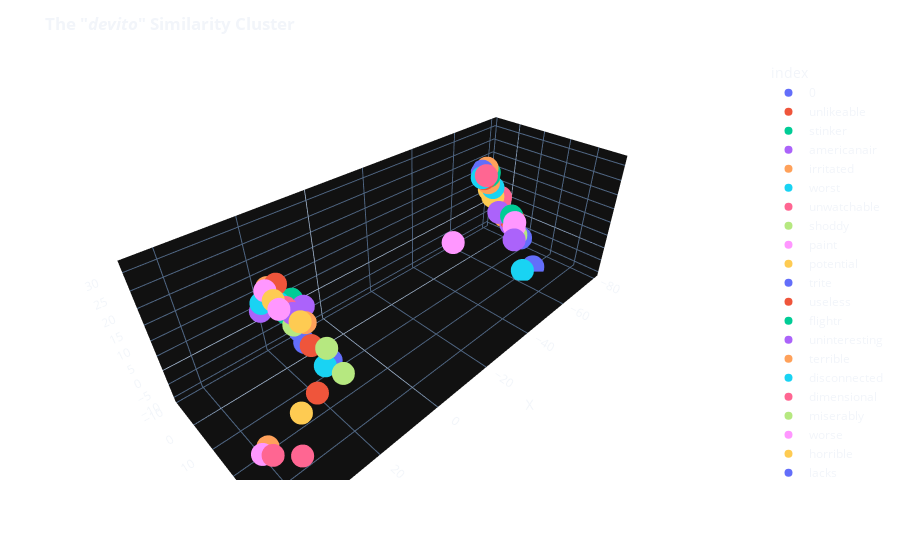

The notebook cell this image was saved under:
### Markdown cell above
Now, let us visualize these word embedding projections in 3D space.

### Code cell
fig = px.scatter_3d(
    cluster, x="0", y="1", z="2", color=cluster.index,
    labels={'0': 'X', '1': 'Y', '2': 'Z'}
)
fig.update_layout(template='plotly_dark',
                  title=f'<b>The "<i>devito</i>" Similarity Cluster</b>',
                  paper_bgcolor='rgba(0, 0, 0, 0)',
                  plot_bgcolor='rgba(0, 0, 0, 0)')

fig.show()

### Figure 1 — Plotly figure (JSON) as saved in the notebook; plotly's stock layout.template omitted (floating-point values rounded to 4 significant figures)
{"data": [{"hovertemplate": "index=0<br>X=%{x}<br>Y=%{y}<br>Z=%{z}<extra></extra>", "legendgroup": "0", "marker": {"color": "#636efa", "symbol": "circle"}, "mode": "markers", "name": "0", "scene": "scene", "showlegend": true, "type": "scatter3d", "x": [28.34], "y": [28.1], "z": [22.69]}, {"hovertemplate": "index=unlikeable<br>X=%{x}<br>Y=%{y}<br>Z=%{z}<extra></extra>", "legendgroup": "unlikeable", "marker": {"color": "#EF553B", "symbol": "circle"}, "mode": "markers", "name": "unlikeable", "scene": "scene", "showlegend": true, "type": "scatter3d", "x": [28.02], "y": [29.89], "z": [22.83]}, {"hovertemplate": "index=stinker<br>X=%{x}<br>Y=%{y}<br>Z=%{z}<extra></extra>", "legendgroup": "stinker", "marker": {"color": "#00cc96", "symbol": "circle"}, "mode": "markers", "name": "stinker", "scene": "scene", "showlegend": true, "type": "scatter3d", "x": [28.33], "y": [22.48], "z": [27.1]}, {"hovertemplate": "index=americanair<br>X=%{x}<br>Y=%{y}<br>Z=%{z}<extra></extra>", "legendgroup": "americanair", "marker": {"color": "#ab63fa", "symbol": "circle"}, "mode": "markers", "name": "americanair", "scene": "scene", "showlegend": true, "type": "scatter3d", "x": [31.26], "y": [17.27], "z": [26.16]}, {"hovertemplate": "index=irritated<br>X=%{x}<br>Y=%{y}<br>Z=%{z}<extra></extra>", "legendgroup": "irritated", "marker": {"color": "#FFA15A", "symbol": "circle"}, "mode": "markers", "name": "irritated", "scene": "scene", "showlegend": true, "type": "scatter3d", "x": [41.91], "y": [30.75], "z": [4.6]}, {"hovertemplate": "index=worst<br>X=%{x}<br>Y=%{y}<br>Z=%{z}<extra></extra>", "legendgroup": "worst", "marker": {"color": "#19d3f3", "symbol": "circle"}, "mode": "markers", "name": "worst", "scene": "scene", "showlegend": true, "type": "scatter3d", "x": [30.57], "y": [16.82], "z": [27.6]}, {"hovertemplate": "index=unwatchable<br>X=%{x}<br>Y=%{y}<br>Z=%{z}<extra></extra>", "legendgroup": "unwatchable", "marker": {"color": "#FF6692", "symbol": "circle"}, "mode": "markers", "name": "unwatchable", "scene": "scene", "showlegend": true, "type": "scatter3d", "x": [28.48], "y": [22.99], "z": [28.89]}, {"hovertemplate": "index=shoddy<br>X=%{x}<br>Y=%{y}<br>Z=%{z}<extra></extra>", "legendgroup": "shoddy", "marker": {"color": "#B6E880", "symbol": "circle"}, "mode": "markers", "name": "shoddy", "scene": "scene", "showlegend": true, "type": "scatter3d", "x": [28.67], "y": [25.52], "z": [25.93]}, {"hovertemplate": "index=paint<br>X=%{x}<br>Y=%{y}<br>Z=%{z}<extra></extra>", "legendgroup": "paint", "marker": {"color": "#FF97FF", "symbol": "circle"}, "mode": "markers", "name": "paint", "scene": "scene", "showlegend": true, "type": "scatter3d", "x": [43.57], "y": [31.3], "z": [4.3]}, {"hovertemplate": "index=potential<br>X=%{x}<br>Y=%{y}<br>Z=%{z}<extra></extra>", "legendgroup": "potential", "marker": {"color": "#FECB52", "symbol": "circle"}, "mode": "markers", "name": "potential", "scene": "scene", "showlegend": true, "type": "scatter3d", "x": [35.06], "y": [34.33], "z": [12.26]}, {"hovertemplate": "index=trite<br>X=%{x}<br>Y=%{y}<br>Z=%{z}<extra></extra>", "legendgroup": "trite", "marker": {"color": "#636efa", "symbol": "circle"}, "mode": "markers", "name": "trite", "scene": "scene", "showlegend": true, "type": "scatter3d", "x": [25.98], "y": [33.17], "z": [19.55]}, {"hovertemplate": "index=useless<br>X=%{x}<br>Y=%{y}<br>Z=%{z}<extra></extra>", "legendgroup": "useless", "marker": {"color": "#EF553B", "symbol": "circle"}, "mode": "markers", "name": "useless", "scene": "scene", "showlegend": true, "type": "scatter3d", "x": [27.43], "y": [18.52], "z": [31.8]}, {"hovertemplate": "index=flightr<br>X=%{x}<br>Y=%{y}<br>Z=%{z}<extra></extra>", "legendgroup": "flightr", "marker": {"color": "#00cc96", "symbol": "circle"}, "mode": "markers", "name": "flightr", "scene": "scene", "showlegend": true, "type": "scatter3d", "x": [25.76], "y": [20.9], "z": [28.3]}, {"hovertemplate": "index=uninteresting<br>X=%{x}<br>Y=%{y}<br>Z=%{z}<extra></extra>", "legendgroup": "uninteresting", "marker": {"color": "#ab63fa", "symbol": "circle"}, "mode": "markers", "name": "uninteresting", "scene": "scene", "showlegend": true, "type": "scatter3d", "x": [27.97], "y": [24.52], "z": [27.94]}, {"hovertemplate": "index=terrible<br>X=%{x}<br>Y=%{y}<br>Z=%{z}<extra></extra>", "legendgroup": "terrible", "marker": {"color": "#FFA15A", "symbol": "circle"}, "mode": "markers", "name": "terrible", "scene": "scene", "showlegend": true, "type": "scatter3d", "x": [28.67], "y": [16.89], "z": [30.71]}, {"hovertemplate": "index=disconnected<br>X=%{x}<br>Y=%{y}<br>Z=%{z}<extra></extra>", "legendgroup": "disconnected", "marker": {"color": "#19d3f3", "symbol": "circle"}, "mode": "markers", "name": "disconnected", "scene": "scene", "showlegend": true, "type": "scatter3d", "x": [27.48], "y": [33.19], "z": [19.12]}, {"hovertemplate": "index=dimensional<br>X=%{x}<br>Y=%{y}<br>Z=%{z}<extra></extra>", "legendgroup": "dimensional", "marker": {"color": "#FF6692", "symbol": "circle"}, "mode": "markers", "name": "dimensional", "scene": "scene", "showlegend": true, "type": "scatter3d", "x": [38.36], "y": [37.96], "z": [5.269]}, {"hovertemplate": "index=miserably<br>X=%{x}<br>Y=%{y}<br>Z=%{z}<extra></extra>", "legendgroup": "miserably", "marker": {"color": "#B6E880", "symbol": "circle"}, "mode": "markers", "name": "miserably", "scene": "scene", "showlegend": true, "type": "scatter3d", "x": [25.77], "y": [36.72], "z": [18.33]}, {"hovertemplate": "index=worse<br>X=%{x}<br>Y=%{y}<br>Z=%{z}<extra></extra>", "legendgroup": "worse", "marker": {"color": "#FF97FF", "symbol": "circle"}, "mode": "markers", "name": "worse", "scene": "scene", "showlegend": true, "type": "scatter3d", "x": [30.12], "y": [23.41], "z": [29.61]}, {"hovertemplate": "index=horrible<br>X=%{x}<br>Y=%{y}<br>Z=%{z}<extra></extra>", "legendgroup": "horrible", "marker": {"color": "#FECB52", "symbol": "circle"}, "mode": "markers", "name": "horrible", "scene": "scene", "showlegend": true, "type": "scatter3d", "x": [29.71], "y": [20.9], "z": [30.17]}, {"hovertemplate": "index=lacks<br>X=%{x}<br>Y=%{y}<br>Z=%{z}<extra></extra>", "legendgroup": "lacks", "marker": {"color": "#636efa", "symbol": "circle"}, "mode": "markers", "name": "lacks", "scene": "scene", "showlegend": true, "type": "scatter3d", "x": [27.76], "y": [25.85], "z": [24.0]}, {"hovertemplate": "index=absurd<br>X=%{x}<br>Y=%{y}<br>Z=%{z}<extra></extra>", "legendgroup": "absurd", "marker": {"color": "#EF553B", "symbol": "circle"}, "mode": "markers", "name": "absurd", "scene": "scene", "showlegend": true, "type": "scatter3d", "x": [31.6], "y": [35.72], "z": [16.43]}, {"hovertemplate": "index=uninspired<br>X=%{x}<br>Y=%{y}<br>Z=%{z}<extra></extra>", "legendgroup": "uninspired", "marker": {"color": "#00cc96", "symbol": "circle"}, "mode": "markers", "name": "uninspired", "scene": "scene", "showlegend": true, "type": "scatter3d", "x": [26.48], "y": [21.96], "z": [26.78]}, {"hovertemplate": "index=redeeming<br>X=%{x}<br>Y=%{y}<br>Z=%{z}<extra></extra>", "legendgroup": "redeeming", "marker": {"color": "#ab63fa", "symbol": "circle"}, "mode": "markers", "name": "redeeming", "scene": "scene", "showlegend": true, "type": "scatter3d", "x": [25.56], "y": [24.88], "z": [28.62]}, {"hovertemplate": "index=miscast<br>X=%{x}<br>Y=%{y}<br>Z=%{z}<extra></extra>", "legendgroup": "miscast", "marker": {"color": "#FFA15A", "symbol": "circle"}, "mode": "markers", "name": "miscast", "scene": "scene", "showlegend": true, "type": "scatter3d", "x": [26.68], "y": [26.59], "z": [25.99]}, {"hovertemplate": "index=poorly<br>X=%{x}<br>Y=%{y}<br>Z=%{z}<extra></extra>", "legendgroup": "poorly", "marker": {"color": "#19d3f3", "symbol": "circle"}, "mode": "markers", "name": "poorly", "scene": "scene", "showlegend": true, "type": "scatter3d", "x": [28.5], "y": [20.55], "z": [28.5]}, {"hovertemplate": "index=lacked<br>X=%{x}<br>Y=%{y}<br>Z=%{z}<extra></extra>", "legendgroup": "lacked", "marker": {"color": "#FF6692", "symbol": "circle"}, "mode": "markers", "name": "lacked", "scene": "scene", "showlegend": true, "type": "scatter3d", "x": [42.15], "y": [32.93], "z": [4.207]}, {"hovertemplate": "index=watchable<br>X=%{x}<br>Y=%{y}<br>Z=%{z}<extra></extra>", "legendgroup": "watchable", "marker": {"color": "#B6E880", "symbol": "circle"}, "mode": "markers", "name": "watchable", "scene": "scene", "showlegend": true, "type": "scatter3d", "x": [26.32], "y": [32.72], "z": [22.84]}, {"hovertemplate": "index=waste<br>X=%{x}<br>Y=%{y}<br>Z=%{z}<extra></extra>", "legendgroup": "waste", "marker": {"color": "#FF97FF", "symbol": "circle"}, "mode": "markers", "name": "waste", "scene": "scene", "showlegend": true, "type": "scatter3d", "x": [29.83], "y": [18.3], "z": [31.29]}, {"hovertemplate": "index=fails<br>X=%{x}<br>Y=%{y}<br>Z=%{z}<extra></extra>", "legendgroup": "fails", "marker": {"color": "#FECB52", "symbol": "circle"}, "mode": "markers", "name": "fails", "scene": "scene", "showlegend": true, "type": "scatter3d", "x": [28.01], "y": [27.08], "z": [27.36]}, {"hovertemplate": "index=perfect<br>X=%{x}<br>Y=%{y}<br>Z=%{z}<extra></extra>", "legendgroup": "perfect", "marker": {"color": "#636efa", "symbol": "circle"}, "mode": "markers", "name": "perfect", "scene": "scene", "showlegend": true, "type": "scatter3d", "x": [-72.82], "y": [-7.627], "z": [16.27]}, {"hovertemplate": "index=thirst<br>X=%{x}<br>Y=%{y}<br>Z=%{z}<extra></extra>", "legendgroup": "thirst", "marker": {"color": "#EF553B", "symbol": "circle"}, "mode": "markers", "name": "thirst", "scene": "scene", "showlegend": true, "type": "scatter3d", "x": [-78.6], "y": [4.203], "z": [-1.144]}, {"hovertemplate": "index=surprised<br>X=%{x}<br>Y=%{y}<br>Z=%{z}<extra></extra>", "legendgroup": "surprised", "marker": {"color": "#00cc96", "symbol": "circle"}, "mode": "markers", "name": "surprised", "scene": "scene", "showlegend": true, "type": "scatter3d", "x": [-76.02], "y": [-6.966], "z": [13.47]}, {"hovertemplate": "index=crossfire<br>X=%{x}<br>Y=%{y}<br>Z=%{z}<extra></extra>", "legendgroup": "crossfire", "marker": {"color": "#ab63fa", "symbol": "circle"}, "mode": "markers", "name": "crossfire", "scene": "scene", "showlegend": true, "type": "scatter3d", "x": [-74.75], "y": [0.1184], "z": [1.494]}, {"hovertemplate": "index=rewarded<br>X=%{x}<br>Y=%{y}<br>Z=%{z}<extra></extra>", "legendgroup": "rewarded", "marker": {"color": "#FFA15A", "symbol": "circle"}, "mode": "markers", "name": "rewarded", "scene": "scene", "showlegend": true, "type": "scatter3d", "x": [-77.86], "y": [0.513], "z": [-1.082]}, {"hovertemplate": "index=thank<br>X=%{x}<br>Y=%{y}<br>Z=%{z}<extra></extra>", "legendgroup": "thank", "marker": {"color": "#19d3f3", "symbol": "circle"}, "mode": "markers", "name": "thank", "scene": "scene", "showlegend": true, "type": "scatter3d", "x": [-68.75], "y": [-4.346], "z": [16.13]}, {"hovertemplate": "index=detract<br>X=%{x}<br>Y=%{y}<br>Z=%{z}<extra></extra>", "legendgroup": "detract", "marker": {"color": "#FF6692", "symbol": "circle"}, "mode": "markers", "name": "detract", "scene": "scene", "showlegend": true, "type": "scatter3d", "x": [-78.42], "y": [-2.397], "z": [5.569]}, {"hovertemplate": "index=masterpiece<br>X=%{x}<br>Y=%{y}<br>Z=%{z}<extra></extra>", "legendgroup": "masterpiece", "marker": {"color": "#B6E880", "symbol": "circle"}, "mode": "markers", "name": "masterpiece", "scene": "scene", "showlegend": true, "type": "scatter3d", "x": [-75.11], "y": [-9.054], "z": [13.58]}, {"hovertemplate": "index=scoop<br>X=%{x}<br>Y=%{y}<br>Z=%{z}<extra></extra>", "legendgroup": "scoop", "marker": {"color": "#FF97FF", "symbol": "circle"}, "mode": "markers", "name": "scoop", "scene": "scene", "showlegend": true, "type": "scatter3d", "x": [-76.26], "y": [6.615], "z": [-0.8382]}, {"hovertemplate": "index=pleasantly<br>X=%{x}<br>Y=%{y}<br>Z=%{z}<extra></extra>", "legendgroup": "pleasantly", "marker": {"color": "#FECB52", "symbol": "circle"}, "mode": "markers", "name": "pleasantly", "scene": "scene", "showlegend": true, "type": "scatter3d", "x": [-75.55], "y": [-8.489], "z": [15.51]}, {"hovertemplate": "index=mainstream<br>X=%{x}<br>Y=%{y}<br>Z=%{z}<extra></extra>", "legendgroup": "mainstream", "marker": {"color": "#636efa", "symbol": "circle"}, "mode": "markers", "name": "mainstream", "scene": "scene", "showlegend": true, "type": "scatter3d", "x": [-69.15], "y": [20.99], "z": [-10.31]}, {"hovertemplate": "index=unique<br>X=%{x}<br>Y=%{y}<br>Z=%{z}<extra></extra>", "legendgroup": "unique", "marker": {"color": "#EF553B", "symbol": "circle"}, "mode": "markers", "name": "unique", "scene": "scene", "showlegend": true, "type": "scatter3d", "x": [-77.35], "y": [4.263], "z": [-1.111]}, {"hovertemplate": "index=hilarious<br>X=%{x}<br>Y=%{y}<br>Z=%{z}<extra></extra>", "legendgroup": "hilarious", "marker": {"color": "#00cc96", "symbol": "circle"}, "mode": "markers", "name": "hilarious", "scene": "scene", "showlegend": true, "type": "scatter3d", "x": [-75.58], "y": [-6.497], "z": [15.25]}, {"hovertemplate": "index=ruby<br>X=%{x}<br>Y=%{y}<br>Z=%{z}<extra></extra>", "legendgroup": "ruby", "marker": {"color": "#ab63fa", "symbol": "circle"}, "mode": "markers", "name": "ruby", "scene": "scene", "showlegend": true, "type": "scatter3d", "x": [-67.69], "y": [12.75], "z": [-1.952]}, {"hovertemplate": "index=flawless<br>X=%{x}<br>Y=%{y}<br>Z=%{z}<extra></extra>", "legendgroup": "flawless", "marker": {"color": "#FFA15A", "symbol": "circle"}, "mode": "markers", "name": "flawless", "scene": "scene", "showlegend": true, "type": "scatter3d", "x": [-76.21], "y": [-6.93], "z": [10.79]}, {"hovertemplate": "index=jackass<br>X=%{x}<br>Y=%{y}<br>Z=%{z}<extra></extra>", "legendgroup": "jackass", "marker": {"color": "#19d3f3", "symbol": "circle"}, "mode": "markers", "name": "jackass", "scene": "scene", "showlegend": true, "type": "scatter3d", "x": [-62.79], "y": [20.79], "z": [-8.821]}, {"hovertemplate": "index=anyways<br>X=%{x}<br>Y=%{y}<br>Z=%{z}<extra></extra>", "legendgroup": "anyways", "marker": {"color": "#FF6692", "symbol": "circle"}, "mode": "markers", "name": "anyways", "scene": "scene", "showlegend": true, "type": "scatter3d", "x": [-76.63], "y": [0.3611], "z": [1.118]}, {"hovertemplate": "index=samuel<br>X=%{x}<br>Y=%{y}<br>Z=%{z}<extra></extra>", "legendgroup": "samuel", "marker": {"color": "#B6E880", "symbol": "circle"}, "mode": "markers", "name": "samuel", "scene": "scene", "showlegend": true, "type": "scatter3d", "x": [-75.64], "y": [8.16], "z": [-5.276]}, {"hovertemplate": "index=simplicity<br>X=%{x}<br>Y=%{y}<br>Z=%{z}<extra></extra>", "legendgroup": "simplicity", "marker": {"color": "#FF97FF", "symbol": "circle"}, "mode": "markers", "name": "simplicity", "scene": "scene", "showlegend": true, "type": "scatter3d", "x": [-42.42], "y": [5.879], "z": [5.093]}, {"hovertemplate": "index=pleasant<br>X=%{x}<br>Y=%{y}<br>Z=%{z}<extra></extra>", "legendgroup": "pleasant", "marker": {"color": "#FECB52", "symbol": "circle"}, "mode": "markers", "name": "pleasant", "scene": "scene", "showlegend": true, "type": "scatter3d", "x": [-76.36], "y": [-4.457], "z": [5.87]}, {"hovertemplate": "index=journey<br>X=%{x}<br>Y=%{y}<br>Z=%{z}<extra></extra>", "legendgroup": "journey", "marker": {"color": "#636efa", "symbol": "circle"}, "mode": "markers", "name": "journey", "scene": "scene", "showlegend": true, "type": "scatter3d", "x": [-77.11], "y": [9.453], "z": [-6.69]}, {"hovertemplate": "index=worries<br>X=%{x}<br>Y=%{y}<br>Z=%{z}<extra></extra>", "legendgroup": "worries", "marker": {"color": "#EF553B", "symbol": "circle"}, "mode": "markers", "name": "worries", "scene": "scene", "showlegend": true, "type": "scatter3d", "x": [-74.21], "y": [-7.505], "z": [12.89]}, {"hovertemplate": "index=appreciate<br>X=%{x}<br>Y=%{y}<br>Z=%{z}<extra></extra>", "legendgroup": "appreciate", "marker": {"color": "#00cc96", "symbol": "circle"}, "mode": "markers", "name": "appreciate", "scene": "scene", "showlegend": true, "type": "scatter3d", "x": [-77.21], "y": [4.283], "z": [0.6522]}, {"hovertemplate": "index=wax<br>X=%{x}<br>Y=%{y}<br>Z=%{z}<extra></extra>", "legendgroup": "wax", "marker": {"color": "#ab63fa", "symbol": "circle"}, "mode": "markers", "name": "wax", "scene": "scene", "showlegend": true, "type": "scatter3d", "x": [-76.62], "y": [4.873], "z": [-2.496]}, {"hovertemplate": "index=funniest<br>X=%{x}<br>Y=%{y}<br>Z=%{z}<extra></extra>", "legendgroup": "funniest", "marker": {"color": "#FFA15A", "symbol": "circle"}, "mode": "markers", "name": "funniest", "scene": "scene", "showlegend": true, "type": "scatter3d", "x": [-74.65], "y": [-6.99], "z": [17.1]}, {"hovertemplate": "index=bourne<br>X=%{x}<br>Y=%{y}<br>Z=%{z}<extra></extra>", "legendgroup": "bourne", "marker": {"color": "#19d3f3", "symbol": "circle"}, "mode": "markers", "name": "bourne", "scene": "scene", "showlegend": true, "type": "scatter3d", "x": [-77.23], "y": [-5.434], "z": [8.964]}, {"hovertemplate": "index=thanks<br>X=%{x}<br>Y=%{y}<br>Z=%{z}<extra></extra>", "legendgroup": "thanks", "marker": {"color": "#FF6692", "symbol": "circle"}, "mode": "markers", "name": "thanks", "scene": "scene", "showlegend": true, "type": "scatter3d", "x": [-70.04], "y": [-3.553], "z": [16.75]}, {"hovertemplate": "index=edge<br>X=%{x}<br>Y=%{y}<br>Z=%{z}<extra></extra>", "legendgroup": "edge", "marker": {"color": "#B6E880", "symbol": "circle"}, "mode": "markers", "name": "edge", "scene": "scene", "showlegend": true, "type": "scatter3d", "x": [-78.16], "y": [4.993], "z": [-3.281]}, {"hovertemplate": "index=fortunately<br>X=%{x}<br>Y=%{y}<br>Z=%{z}<extra></extra>", "legendgroup": "fortunately", "marker": {"color": "#FF97FF", "symbol": "circle"}, "mode": "markers", "name": "fortunately", "scene": "scene", "showlegend": true, "type": "scatter3d", "x": [-76.36], "y": [6.52], "z": [-2.631]}, {"hovertemplate": "index=devito<br>X=%{x}<br>Y=%{y}<br>Z=%{z}<extra></extra>", "legendgroup": "devito", "marker": {"color": "#FECB52", "symbol": "circle"}, "mode": "markers", "name": "devito", "scene": "scene", "showlegend": true, "type": "scatter3d", "x": [-76.85], "y": [-6.721], "z": [7.852]}], "layout": {"legend": {"title": {"text": "index"}, "tracegroupgap": 0}, "margin": {"t": 60}, "paper_bgcolor": "rgba(0, 0, 0, 0)", "plot_bgcolor": "rgba(0, 0, 0, 0)", "scene": {"domain": {"x": [0, 1], "y": [0, 1]}, "xaxis": {"title": {"text": "X"}}, "yaxis": {"title": {"text": "Y"}}, "zaxis": {"title": {"text": "Z"}}}, "title": {"text": "<b>The \"<i>devito</i>\" Similarity Cluster</b>"}}}
